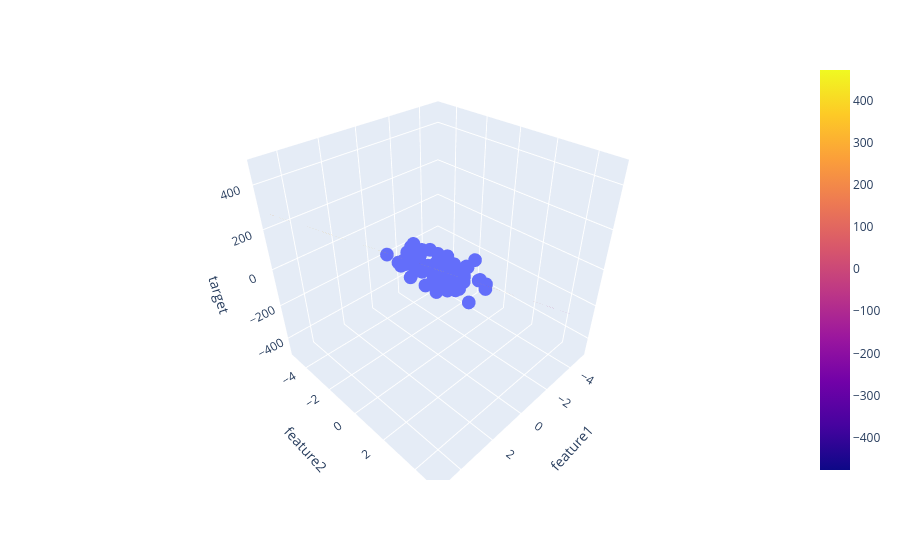

The code cell stored with this chart in its notebook:
### Code cell
fig = px.scatter_3d(df, x='feature1',y='feature2',z='target')
fig.add_trace(go.Surface(x = x, y = y, z = z))
fig.show()
